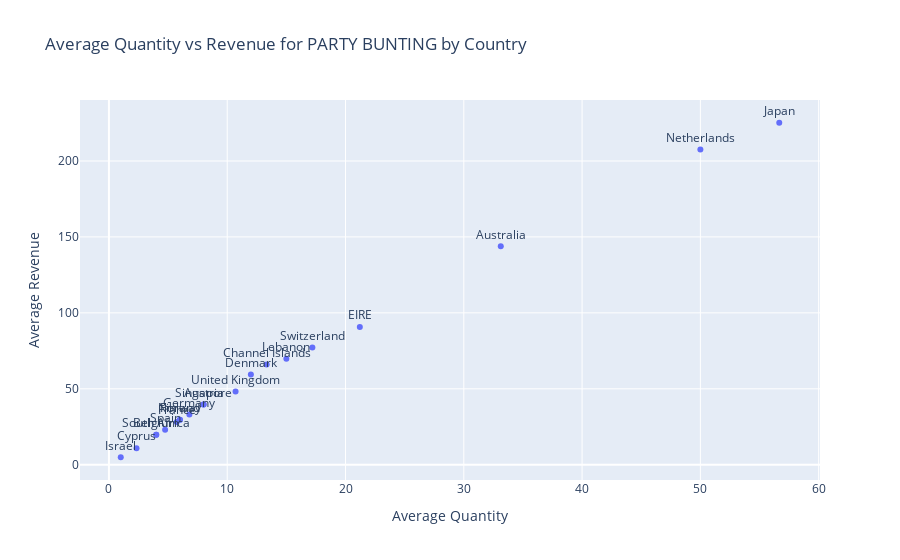

This figure's notebook cell:
### Markdown cell above
## 3. Create an interactive scatter plot showing the relationship between average quantity (x-axis) and average unit price (y-axis) for the product PARTY BUNTING with the plot points color-coded by country (categories).

### Code cell
party_bunting = data[(data['Description'] == 'PARTY BUNTING')]
party_bunting = party_bunting.groupby('Country')[['Quantity', "Revenue"]].mean().reset_index()

# Interaktiver Scatterplot
fig = px.scatter(
    party_bunting,
    x='Quantity',
    y='Revenue',
    text='Country',
    title='Average Quantity vs Revenue for PARTY BUNTING by Country',
    labels={'Quantity': 'Average Quantity', 'Revenue': 'Average Revenue'}
)

# Optionale Anpassung für bessere Lesbarkeit
fig.update_traces(textposition='top center')
fig.update_layout(showlegend=False)

fig.show()

### Figure 1 — Plotly figure (JSON) as saved in the notebook; plotly's stock layout.template omitted (floating-point values rounded to 4 significant figures)
{"data": [{"hovertemplate": "Average Quantity=%{x}<br>Average Revenue=%{y}<br>Country=%{text}<extra></extra>", "legendgroup": "", "marker": {"color": "#636efa", "symbol": "circle"}, "mode": "markers+text", "name": "", "orientation": "v", "showlegend": false, "text": ["Australia", "Austria", "Belgium", "Channel Islands", "Cyprus", "Denmark", "EIRE", "Finland", "France", "Germany", "Israel", "Japan", "Lebanon", "Netherlands", "Norway", "Singapore", "South Africa", "Spain", "Switzerland", "United Kingdom"], "textposition": "top center", "type": "scatter", "x": [33.12, 8.0, 4.0, 13.33, 2.333, 12.0, 21.21, 6.0, 5.727, 6.8, 1.0, 56.67, 15.0, 50.0, 6.0, 8.0, 4.0, 4.75, 17.2, 10.71], "xaxis": "x", "y": [143.8, 39.6, 19.8, 66.0, 10.95, 59.4, 90.68, 29.7, 28.21, 33.06, 4.95, 225.2, 69.75, 207.5, 29.7, 39.6, 19.8, 23.1, 77.14, 48.29], "yaxis": "y"}], "layout": {"legend": {"tracegroupgap": 0}, "showlegend": false, "title": {"text": "Average Quantity vs Revenue for PARTY BUNTING by Country"}, "xaxis": {"anchor": "y", "domain": [0, 1], "title": {"text": "Average Quantity"}}, "yaxis": {"anchor": "x", "domain": [0, 1], "title": {"text": "Average Revenue"}}}}
